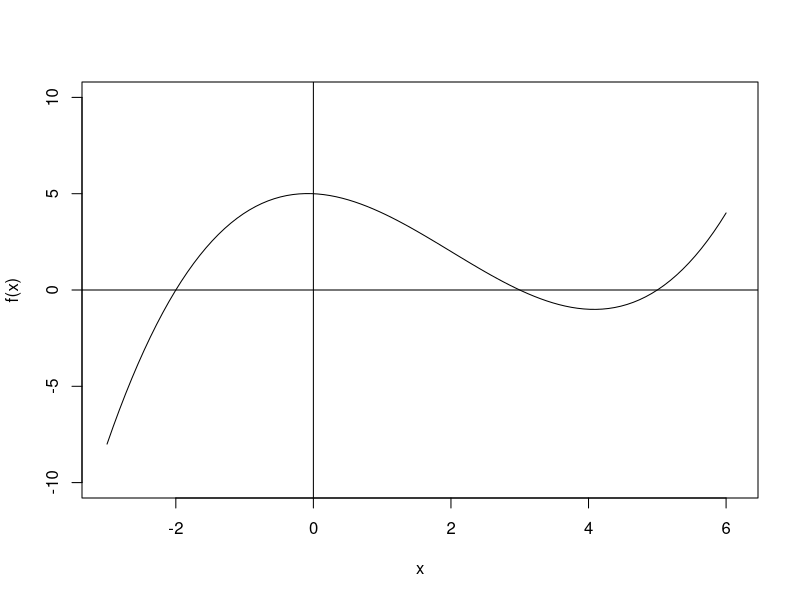

Generate this figure with R:
## ---- chunk 1
library(ggplot2) 
#  Funktion definieren
func <- function(x) {
  return(1/6*x*x*x-x*x-1/6*x+5)
}
# Bereich für den Plot ausfählen 
x <- seq(-5, 10, 0.1)
y <- func(x)

plot(NA, xlim=c(-3,6.1), ylim=c(-10, 10), xlab="x", ylab="f(x)")
curve(func, from = -3, to = 6, add=TRUE)
abline(h=0)
abline(v=0)
#points(0, func(0), pch=15)
